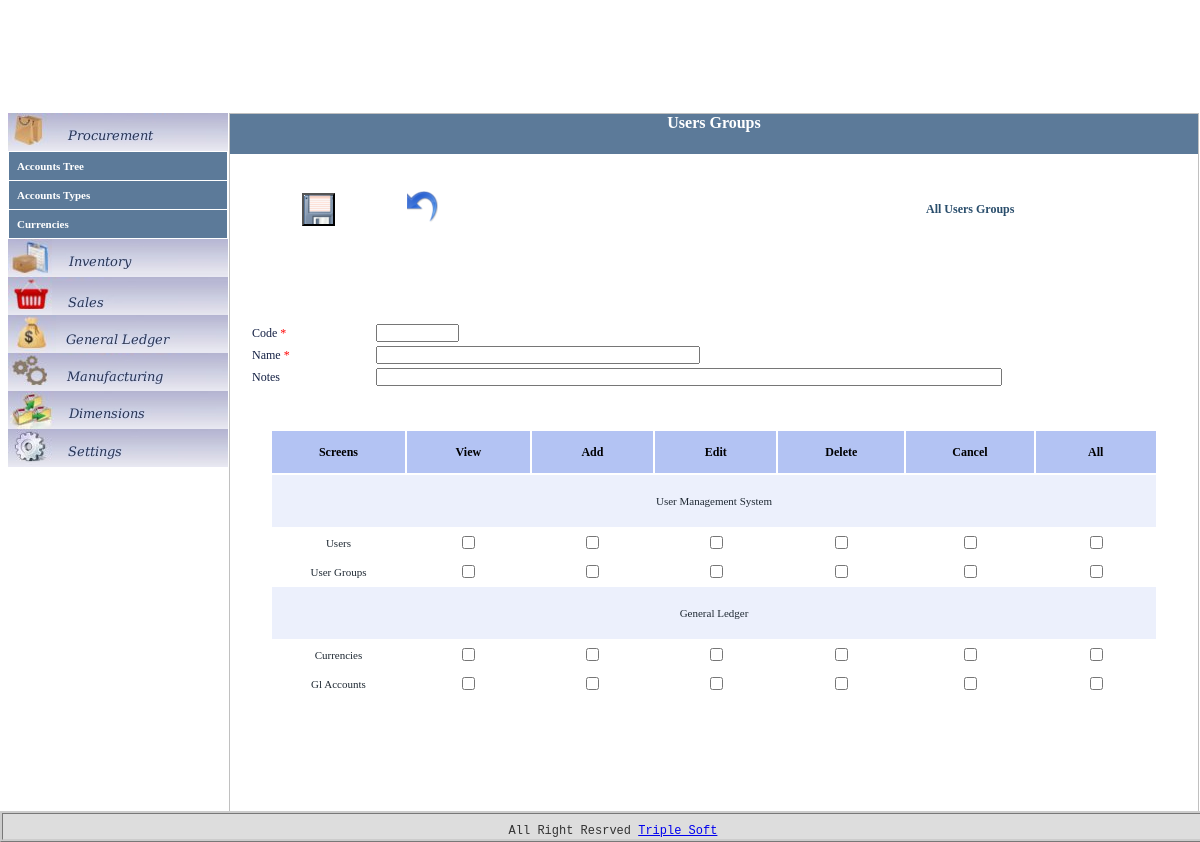
Screenshot of /ums/users_groups/go_form/0/add with the database file from the repository.
### tables this page shows
CREATE TABLE IF NOT EXISTS `ums_develop_screens` (
  `id` int(11) NOT NULL,
  `code` varchar(20) NOT NULL,
  `name_en` varchar(50) NOT NULL,
  `name_ar` varchar(50) NOT NULL,
  `notes` varchar(200) DEFAULT NULL,
  `access_id` int(11) NOT NULL DEFAULT '1',
  `parent_id` int(11) NOT NULL,
  PRIMARY KEY (`id`)
);

### application/controllers/ums/users_groups.php (called while the page is built, shortened)
<?
class Users_groups extends Controller
{
	function Users_groups()
	{
		$this->load->model('ums/Users_groups_model','Users_groups_model',True);
		 $this->load->view('ums/users_groups/functions');
	}
	function go_form($id, $mode)
	{
		$data['develop_screens'] = $this->Users_groups_model->get_screens_by_parent(0);
        $data['mode']= $mode;
		$this->load->view('ums/users_groups/form',$data);
	}
}
?>

### CodeIgniter_1_7_2/system/codeigniter/CodeIgniter.php (called while the page is built, shortened)
<?php  if ( ! defined('BASEPATH')) exit('No direct script access allowed');
$EXT =& load_class('Hooks');
$EXT->_call_hook('pre_system');
$URI =& load_class('URI');
$RTR =& load_class('Router');
$method = $RTR->fetch_method();
$EXT->_call_hook('pre_controller');
$CI = new $class();
if ($RTR->scaffolding_request === TRUE)
{
	if ($EXT->_call_hook('scaffolding_override') === FALSE)
	{
		$CI->_ci_scaffolding();
	}
}
else
{
	if (method_exists($CI, '_remap'))
	{
		$CI->_remap($method);
	}
	else
	{
		call_user_func_array(array(&$CI, $method), array_slice($URI->rsegments, 2));
	}
}

### index.php (called while the page is built, shortened)
<?php
require_once BASEPATH.'codeigniter/CodeIgniter'.EXT;

### CodeIgniter_1_7_2/system/codeigniter/Base5.php (called while the page is built)
<?php  if ( ! defined('BASEPATH')) exit('No direct script access allowed');
class CI_Base {
	private static $instance;
	public function CI_Base()
	{
		self::$instance =& $this;
	}
	public static function &get_instance()
	{
		return self::$instance;
	}
}
function &get_instance()
{
	return CI_Base::get_instance();
}

### application/models/ums/users_groups_model.php (called while the page is built, shortened)
<?php
class Users_groups_model extends Model
{
		function get_screens_by_parent($parent_id)
	    {
	    	$this->db->select('`id`,`code`,`name_en`,`name_ar`,`notes`,`parent_id`');
	    	$this->db->where("parent_id", $parent_id);
	    	$query = $this->db->get('ums_develop_screens');
        	return $query->result();
	    }
}
?>

### application/views/ums/users_groups/form.php (the view, shortened to what this page needs)
<?php $this->lang->load('ums/users_groups',$this->config->item('language'));?>
<div class="screens_title" ><?php echo $this->lang->line('title')?></div>
<div id="div_process_data" align="center">
<?php
$current_language=$this->config->item('language');
$id=0;
$code='';
$name='';
$notes='';
?>
<form id="frm_process_data" name="frm_process_data" action="<?php echo base_url();?>ums/users_groups/submit_process/<?php echo $id ?>"  method="post">
<table class="common">
	<tr>
		<td width="100px" height="30px"></td>
	</tr>
	<tr>
		<?php if($mode!='view') { ?>
		<td width="100px" >
		<input type="submit" id='btn_save' name='btn_save' style="background-image: url(<?php echo base_url()."/images/icons/save.gif"; ?>); width:33px ; height:33px" value='' title='<?php  echo $this->lang->line('btn_save'); ?>' onclick="return validate_form('<?php echo $this->config->item('language'); ?>');"/>
		</td>
		<td width="100px">
		<?php
		if($id==0)
		{
			$undo_redirect_url=base_url()."ums/users_groups/view_all";
		}
		else
		{
			$undo_redirect_url=base_url()."ums/users_groups/go_form/$id/view";
		}
		?>
		<a href="<?php echo $undo_redirect_url; ?>"><img src='<?php echo base_url()."/images/icons/undo.png"; ?>' width='33'; height='33' title='<?php  echo $this->lang->line('btn_undo'); ?>'/></a>
		</td>
		<td width="100px"></td>
		<td width="100px"></td>
		<?php }?>
		<td width="100px"></td>
		<td width="100px"></td>
		<td width="200px">
		<a href="<?php echo base_url();?>ums/users_groups/" ><?php echo $this->lang->line('lnk_view_all'); ?></a>
		</td>
	</tr>
	<tr>
		<td width="100px" colspan="9" height="30px"></td>
	</tr>
	<tr>
		<td width="100px" colspan="9" height="30px"> </td>
	</tr>
</table>
<?php
$guiTools = new GuiTools();
$guiTools->beginTable();
$guiTools->beginRow();
$guiTools->cellHidden('hdn_id', 'hdn_id', $id);
$guiTools->endRow();
if($mode=='view')
{
	$guiTools->beginRow();
	$guiTools->cellLabelTitle('120px', $this->lang->line('code'));
	$guiTools->cellLabelValue('800px',$code);
	$guiTools->endRow();
	$guiTools->beginRow();
	$guiTools->cellLabelTitle('100px', $this->lang->line('name'));
	$guiTools->cellLabelValue('200px',$name);
	$guiTools->endRow();
	$guiTools->beginRow();
	$guiTools->cellLabelTitle('100px', $this->lang->line('notes'));
	$guiTools->cellLabelValue('200px',$notes);
	$guiTools->endRow();
}
		echo "<div  class='screen_display' id='div_screen_table'>";
		echo "<table  class='screen_display_table' >";
		$index=0;
		foreach ($develop_screens as $record)
		{
				if($index==0)
				{
					echo "<tr>";
							echo"<th  >". $this->lang->line('develop_screens')."</th>";
							echo"<th  >". $this->lang->line('prev_view')."</th>";
							echo"<th  >". $this->lang->line('prev_add')."</th>";
							echo"<th  >". $this->lang->line('prev_edit')."</th>";
							echo"<th  >". $this->lang->line('prev_delete')."</th>";
							echo"<th  >". $this->lang->line('prev_cancel')."</th>";
							echo"<th  >". $this->lang->line('prev_all')."</th>";
					echo "</tr>";
				}
				$screen_id=$record->id;
				if($current_language=='english')
				{
					$screen_name=$record->name_en;
				}
				else if($current_language=='arabic')
				{
					$screen_name=$record->name_ar;
				}
					echo "<tr>";
					echo "<td colspan='7' align='center'> $screen_name </td>";
					echo "</tr>";
				if($mode=='add' || ($mode=='return' && $id==0) )
				{
					$data['develop_screens_inner'] = $this->Users_groups_model->get_screens_by_parent($screen_id);
					$develop_screens_inner=$data['develop_screens_inner'];
					foreach ($develop_screens_inner as $record_inner)
					{
						$screen_code=$record_inner->code;
						if($current_language=='english')
						{
							$screen_name=$record_inner->name_en;
						}
						else if($current_language=='arabic')
						{
							$screen_name=$record_inner->name_ar;
						}
							echo "<tr>";
							$color_row='#FFFFFF';
							$height_row='25px';
							echo "<td align='center' style='font-size: 11px; height:$height_row; background-color:$color_row;'> $screen_name </td>";
							echo "<td align='center' style='font-size: 11px; height:$height_row; background-color:$color_row;'><input type='checkbox' id='chk_".$screen_code."_view'   name='chk_".$screen_code."_view'  	onchange=\"uncheckByView_for_screen('".$screen_code."')\" /></td>";
							echo "<td align='center' style='font-size: 11px; height:$height_row; background-color:$color_row;'><input type='checkbox' id='chk_".$screen_code."_add'    name='chk_".$screen_code."_add'   	onchange=\"checkView_for_screen('chk_".$screen_code."_add','".$screen_code."')\" /></td>";
							echo "<td align='center' style='font-size: 11px; height:$height_row; background-color:$color_row;'><input type='checkbox' id='chk_".$screen_code."_edit'   name='chk_".$screen_code."_edit'  	onchange=\"checkView_for_screen('chk_".$screen_code."_edit','".$screen_code."')\" /></td>";
							echo "<td align='center' style='font-size: 11px; height:$height_row; background-color:$color_row;'><input type='checkbox' id='chk_".$screen_code."_delete' name='chk_".$screen_code."_delete' 	onchange=\"checkView_for_screen('chk_".$screen_code."_delete','".$screen_code."')\" /></td>";
							echo "<td align='center' style='font-size: 11px; height:$height_row; background-color:$color_row;'><input type='checkbox' id='chk_".$screen_code."_cancel' name='chk_".$screen_code."_cancel' 	onchange=\"checkView_for_screen('chk_".$screen_code."_cancel','".$screen_code."')\" /></td>";
							echo "<td align='center' style='font-size: 11px; height:$height_row; background-color:$color_row;'><input type='checkbox' id='chk_".$screen_code."_all' name='chk_".$screen_code."_all'  		onchange=\"checkUncheck_for_screen('".$screen_code."')\"/></td>";
							echo "</tr>";
						}
					$index=$index+1;
				}
		}
		echo"</table>";
		echo"</div>";
?>
</form>
</div>

### css/style.css (style rules this page uses)
body { margin: 10px auto; font: Verdana,Arial, Helvetica, sans-serif; background-color: #FFFFFF; }
div.screens_title { height: 40px; text-align: center; background-color:#5C7A99; color:white; width: 100%; font-family: fantasy; font-size: 16px; font-weight: bold; -moz-border-radius: 0px 0px 0px 0px ; -moz-box-shadow:0 0 10px #333333; border:3px solid 99aabb; }
div.screen_display { padding:40px; height: auto; position: relative; border: 0px solid silver; -moz-border-radius: 15px 15px 15px 15px ; -moz-box-shadow:0 0 10px #333333; border:3px solid 99aabb; }
.screen_display_table th { height:40px; font-size: 12px; font-weight: bold; background-color:#B3C3F3; }
.screen_display_table td { width:200px; height:50px; color:#1F2933; font-size: 11px; font-weight: normal; font-family:serif; background-color: #ECF0FC; }
.common a { font-weight:bold; text-decoration:none; font-size:12px; font-family: fantasy; color:#2A4E6C; }
a img { border:none; }

### rows the page displays
ums_develop_screens: name_en "User Management System"
ums_develop_screens: name_en "Users"
ums_develop_screens: name_en "User Groups"
ums_develop_screens: name_en "General Ledger"
ums_develop_screens: name_en "Currencies"
ums_develop_screens: name_en "Gl Accounts"

### other values shown
$this->lang->line('title') "Users Groups"
$this->lang->line('lnk_view_all') "All Users Groups"
$text "Code Name"
$text "Notes"
$this->lang->line('footer_developed_by') "All Right Resrved"
$this->lang->line('footer_company_site_link') "Triple Soft"
